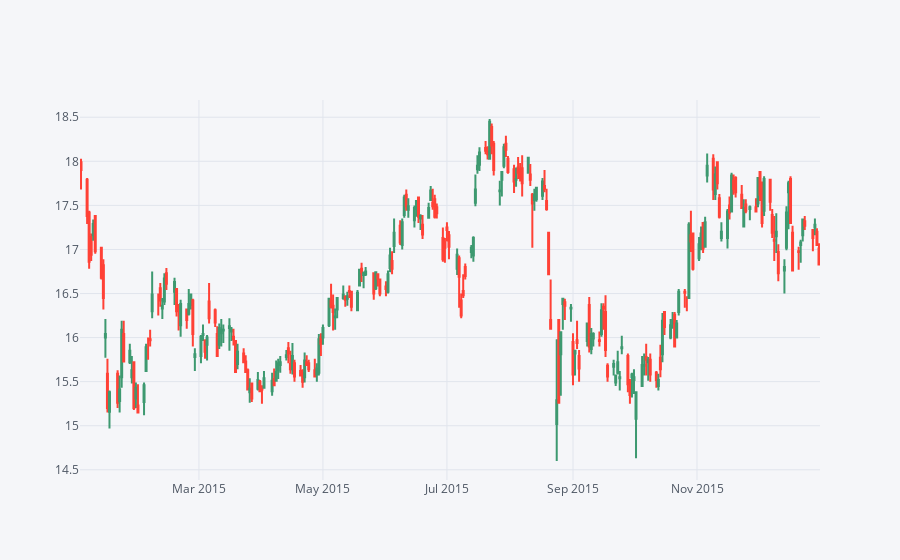

Here is the notebook cell this chart was saved with:
### Markdown cell above
** Use .iplot(kind='candle) to create a candle plot of Bank of America's stock from Jan 1st 2015 to Jan 1st 2016.**

### Code cell
bac15=BAC[['Open','High','Low','Close']].loc['2015-01-01':'2016-01-01']
bac15.iplot(kind='candle')

### Figure 1 — Plotly figure (JSON) as saved in the notebook; plotly's stock layout.template omitted (floating-point values rounded to 4 significant figures; data arrays with more than 128 entries replaced by an {"elided": "..."} marker saying what was removed)
{"data": [{"close": {"elided": "252 float values"}, "high": {"elided": "252 float values"}, "low": {"elided": "252 float values"}, "open": {"elided": "252 float values"}, "showlegend": false, "type": "candlestick", "x": {"elided": "252 str values"}, "yaxis": "y2"}], "layout": {"legend": {"bgcolor": "#F5F6F9", "font": {"color": "#4D5663"}}, "paper_bgcolor": "#F5F6F9", "plot_bgcolor": "#F5F6F9", "title": {"font": {"color": "#4D5663"}}, "xaxis": {"gridcolor": "#E1E5ED", "rangeslider": {"visible": false}, "showgrid": true, "tickfont": {"color": "#4D5663"}, "title": {"font": {"color": "#4D5663"}, "text": ""}, "zerolinecolor": "#E1E5ED"}, "yaxis": {"gridcolor": "#E1E5ED", "showgrid": true, "showticklabels": false, "tickfont": {"color": "#4D5663"}, "title": {"font": {"color": "#4D5663"}, "text": ""}, "zerolinecolor": "#E1E5ED"}, "yaxis2": {"gridcolor": "#E1E5ED", "showgrid": true, "tickfont": {"color": "#4D5663"}, "title": {"font": {"color": "#4D5663"}, "text": ""}, "zerolinecolor": "#E1E5ED"}}}
